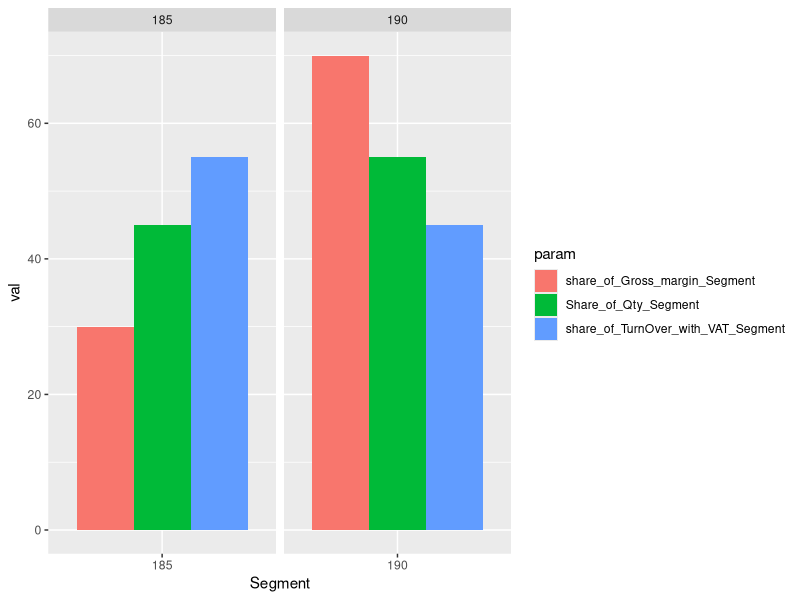

This figure's R source:
## ---- chunk 1
knitr::opts_chunk$set(echo = TRUE)
## ---- chunk 2
library(tidyverse)

total_share_Qty <- data.frame (
  "Share_of_Qty_Segment" = c(45, 55),
  "share_of_TurnOver_with_VAT_Segment" = c(55, 45),
  "share_of_Gross_margin_Segment" = c(30, 70),
  "Segment" = c ("185", "190")
)

df <- total_share_Qty %>%
  tidyr::gather(key = "param", value = "val", 
                Share_of_Qty_Segment, share_of_TurnOver_with_VAT_Segment, share_of_Gross_margin_Segment) %>%
  mutate_at(vars(param), as.factor)

ggplot(df, aes(x = Segment, y = val, fill = param)) +
  geom_col(position = "dodge") +
  facet_wrap(~Segment, nrow = 1, scales = "free_x")

